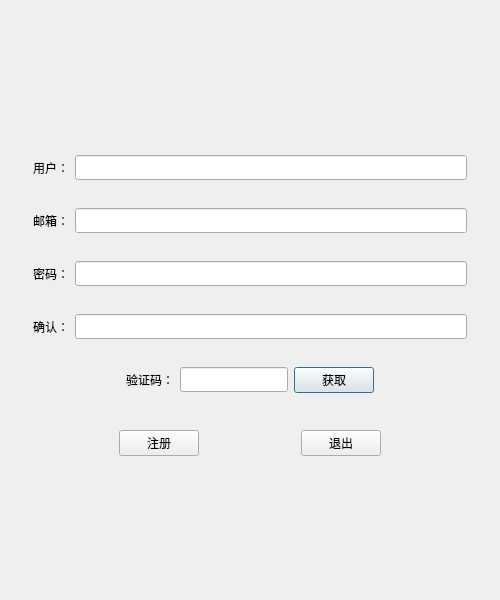
<?xml version="1.0" encoding="UTF-8"?>
<ui version="4.0">
 <class>RegisterDialogClass</class>
 <widget class="QDialog" name="RegisterDialogClass">
  <property name="geometry">
   <rect>
    <x>0</x>
    <y>0</y>
    <width>500</width>
    <height>600</height>
   </rect>
  </property>
  <property name="minimumSize">
   <size>
    <width>500</width>
    <height>600</height>
   </size>
  </property>
  <property name="maximumSize">
   <size>
    <width>500</width>
    <height>600</height>
   </size>
  </property>
  <property name="windowTitle">
   <string>RegisterDialog</string>
  </property>
  <layout class="QHBoxLayout" name="horizontalLayout_8">
   <item>
    <layout class="QVBoxLayout" name="verticalLayout">
     <item>
      <widget class="QStackedWidget" name="stackedWidget">
       <property name="currentIndex">
        <number>0</number>
       </property>
       <widget class="QWidget" name="page">
        <layout class="QVBoxLayout" name="verticalLayout_2">
         <item>
          <spacer name="verticalSpacer">
           <property name="orientation">
            <enum>Qt::Vertical</enum>
           </property>
           <property name="sizeHint" stdset="0">
            <size>
             <width>20</width>
             <height>40</height>
            </size>
           </property>
          </spacer>
         </item>
         <item>
          <widget class="QWidget" name="widget" native="true">
           <layout class="QHBoxLayout" name="horizontalLayout_9">
            <item>
             <layout class="QHBoxLayout" name="horizontalLayout_2">
              <item>
               <widget class="QLabel" name="user_label">
                <property name="text">
                 <string>用户：</string>
                </property>
               </widget>
              </item>
              <item>
               <widget class="QLineEdit" name="user_edit">
                <property name="minimumSize">
                 <size>
                  <width>0</width>
                  <height>25</height>
                 </size>
                </property>
               </widget>
              </item>
             </layout>
            </item>
           </layout>
          </widget>
         </item>
         <item>
          <widget class="QWidget" name="widget_3" native="true">
           <layout class="QHBoxLayout" name="horizontalLayout_10">
            <item>
             <layout class="QHBoxLayout" name="horizontalLayout">
              <item>
               <widget class="QLabel" name="emai_lable">
                <property name="text">
                 <string>邮箱：</string>
                </property>
               </widget>
              </item>
              <item>
               <widget class="QLineEdit" name="email_edit">
                <property name="minimumSize">
                 <size>
                  <width>0</width>
                  <height>25</height>
                 </size>
                </property>
               </widget>
              </item>
             </layout>
            </item>
           </layout>
          </widget>
         </item>
         <item>
          <widget class="QWidget" name="widget_4" native="true">
           <layout class="QHBoxLayout" name="horizontalLayout_11">
            <item>
             <layout class="QHBoxLayout" name="horizontalLayout_3">
              <item>
               <widget class="QLabel" name="psw_label">
                <property name="text">
                 <string>密码：</string>
                </property>
               </widget>
              </item>
              <item>
               <widget class="QLineEdit" name="psw_edit">
                <property name="minimumSize">
                 <size>
                  <width>0</width>
                  <height>25</height>
                 </size>
                </property>
               </widget>
              </item>
             </layout>
            </item>
           </layout>
          </widget>
         </item>
         <item>
          <widget class="QWidget" name="widget_5" native="true">
           <layout class="QHBoxLayout" name="horizontalLayout_12">
            <item>
             <layout class="QHBoxLayout" name="horizontalLayout_4">
              <item>
               <widget class="QLabel" name="label">
                <property name="text">
                 <string>确认：</string>
                </property>
               </widget>
              </item>
              <item>
               <widget class="QLineEdit" name="psw_edit_2">
                <property name="minimumSize">
                 <size>
                  <width>0</width>
                  <height>25</height>
                 </size>
                </property>
               </widget>
              </item>
             </layout>
            </item>
           </layout>
          </widget>
         </item>
         <item>
          <widget class="QWidget" name="widget_6" native="true">
           <layout class="QHBoxLayout" name="horizontalLayout_13">
            <item>
             <layout class="QHBoxLayout" name="horizontalLayout_5">
              <item>
               <spacer name="horizontalSpacer_12">
                <property name="orientation">
                 <enum>Qt::Horizontal</enum>
                </property>
                <property name="sizeHint" stdset="0">
                 <size>
                  <width>40</width>
                  <height>20</height>
                 </size>
                </property>
               </spacer>
              </item>
              <item>
               <widget class="QLabel" name="label_2">
                <property name="text">
                 <string>验证码：</string>
                </property>
               </widget>
              </item>
              <item>
               <widget class="QLineEdit" name="code_edit">
                <property name="minimumSize">
                 <size>
                  <width>0</width>
                  <height>25</height>
                 </size>
                </property>
               </widget>
              </item>
              <item>
               <widget class="TimerBtn" name="get_code">
                <property name="minimumSize">
                 <size>
                  <width>0</width>
                  <height>25</height>
                 </size>
                </property>
                <property name="text">
                 <string>获取</string>
                </property>
               </widget>
              </item>
              <item>
               <spacer name="horizontalSpacer_13">
                <property name="orientation">
                 <enum>Qt::Horizontal</enum>
                </property>
                <property name="sizeHint" stdset="0">
                 <size>
                  <width>40</width>
                  <height>20</height>
                 </size>
                </property>
               </spacer>
              </item>
             </layout>
            </item>
           </layout>
          </widget>
         </item>
         <item>
          <widget class="QLabel" name="err_tip">
           <property name="text">
            <string/>
           </property>
           <property name="alignment">
            <set>Qt::AlignRight|Qt::AlignTrailing|Qt::AlignVCenter</set>
           </property>
          </widget>
         </item>
         <item>
          <layout class="QHBoxLayout" name="horizontalLayout_6">
           <item>
            <spacer name="horizontalSpacer">
             <property name="orientation">
              <enum>Qt::Horizontal</enum>
             </property>
             <property name="sizeHint" stdset="0">
              <size>
               <width>40</width>
               <height>20</height>
              </size>
             </property>
            </spacer>
           </item>
           <item>
            <widget class="QPushButton" name="sure_btn">
             <property name="minimumSize">
              <size>
               <width>0</width>
               <height>25</height>
              </size>
             </property>
             <property name="text">
              <string>注册</string>
             </property>
            </widget>
           </item>
           <item>
            <spacer name="horizontalSpacer_3">
             <property name="orientation">
              <enum>Qt::Horizontal</enum>
             </property>
             <property name="sizeHint" stdset="0">
              <size>
               <width>40</width>
               <height>20</height>
              </size>
             </property>
            </spacer>
           </item>
           <item>
            <widget class="QPushButton" name="cansel_btn">
             <property name="minimumSize">
              <size>
               <width>0</width>
               <height>25</height>
              </size>
             </property>
             <property name="text">
              <string>退出</string>
             </property>
            </widget>
           </item>
           <item>
            <spacer name="horizontalSpacer_2">
             <property name="orientation">
              <enum>Qt::Horizontal</enum>
             </property>
             <property name="sizeHint" stdset="0">
              <size>
               <width>40</width>
               <height>20</height>
              </size>
             </property>
            </spacer>
           </item>
          </layout>
         </item>
         <item>
          <spacer name="verticalSpacer_2">
           <property name="orientation">
            <enum>Qt::Vertical</enum>
           </property>
           <property name="sizeHint" stdset="0">
            <size>
             <width>20</width>
             <height>40</height>
            </size>
           </property>
          </spacer>
         </item>
        </layout>
       </widget>
       <widget class="QWidget" name="page2">
        <layout class="QVBoxLayout" name="verticalLayout_5">
         <item>
          <spacer name="verticalSpacer_8">
           <property name="orientation">
            <enum>Qt::Vertical</enum>
           </property>
           <property name="sizeType">
            <enum>QSizePolicy::Expanding</enum>
           </property>
           <property name="sizeHint" stdset="0">
            <size>
             <width>20</width>
             <height>40</height>
            </size>
           </property>
          </spacer>
         </item>
         <item>
          <widget class="QLabel" name="show_tip">
           <property name="text">
            <string>在5s后将返回登录页面</string>
           </property>
           <property name="alignment">
            <set>Qt::AlignCenter</set>
           </property>
          </widget>
         </item>
         <item>
          <widget class="QLabel" name="def_tip">
           <property name="text">
            <string>请点击返回按钮返回登录界面</string>
           </property>
           <property name="alignment">
            <set>Qt::AlignCenter</set>
           </property>
          </widget>
         </item>
         <item>
          <spacer name="verticalSpacer_10">
           <property name="orientation">
            <enum>Qt::Vertical</enum>
           </property>
           <property name="sizeType">
            <enum>QSizePolicy::Expanding</enum>
           </property>
           <property name="sizeHint" stdset="0">
            <size>
             <width>20</width>
             <height>40</height>
            </size>
           </property>
          </spacer>
         </item>
         <item>
          <widget class="QWidget" name="widget_2" native="true">
           <layout class="QHBoxLayout" name="horizontalLayout_7">
            <item>
             <spacer name="horizontalSpacer_14">
              <property name="orientation">
               <enum>Qt::Horizontal</enum>
              </property>
              <property name="sizeHint" stdset="0">
               <size>
                <width>40</width>
                <height>20</height>
               </size>
              </property>
             </spacer>
            </item>
            <item>
             <widget class="QPushButton" name="return_log">
              <property name="text">
               <string>返回</string>
              </property>
             </widget>
            </item>
            <item>
             <spacer name="horizontalSpacer_15">
              <property name="orientation">
               <enum>Qt::Horizontal</enum>
              </property>
              <property name="sizeHint" stdset="0">
               <size>
                <width>40</width>
                <height>20</height>
               </size>
              </property>
             </spacer>
            </item>
           </layout>
          </widget>
         </item>
         <item>
          <spacer name="verticalSpacer_9">
           <property name="orientation">
            <enum>Qt::Vertical</enum>
           </property>
           <property name="sizeType">
            <enum>QSizePolicy::Expanding</enum>
           </property>
           <property name="sizeHint" stdset="0">
            <size>
             <width>20</width>
             <height>40</height>
            </size>
           </property>
          </spacer>
         </item>
        </layout>
       </widget>
      </widget>
     </item>
    </layout>
   </item>
  </layout>
 </widget>
 <layoutdefault spacing="6" margin="11"/>
 <customwidgets>
  <customwidget>
   <class>TimerBtn</class>
   <extends>QPushButton</extends>
   <header>TimerBtn.h</header>
  </customwidget>
 </customwidgets>
 <resources/>
 <connections/>
</ui>
